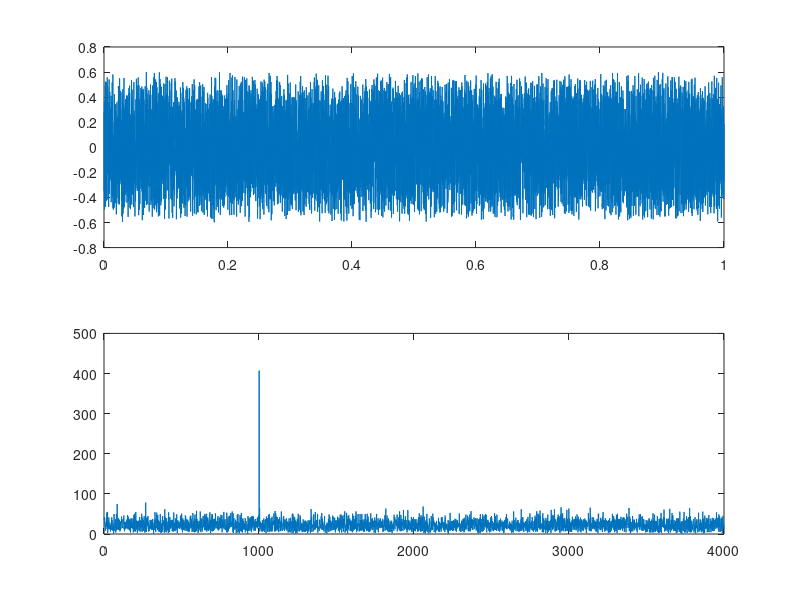

This chart was generated by the following MATLAB code:
% demonstration of FFT applied to filter out noise if the signal
% is a set of sinusoidals
% made by Chao Gao, 03.01.2011
clf;
t=linspace(0,1,8000);   % make 1 sec 8000 samples time line
sig = 0.1*sin(2*pi*1000*t); %0.05*sin(2*pi*800*t);    % signal, two sine waves
sound(sig,8000);        % sound the original signal
noise = rand(1,8000)-0.5;   % produce a noise, very strong
mixed = sig + noise;    % mix the noise with signal
figure(1)   
subplot(2,1,1)
plot(t, mixed);         % how does the mixed signal look like ?
sound(mixed,8000);      % sound the noisy signal
freq = fft(mixed)       % apply FFT
subplot(2,1,2);
plot(1:8000/2, abs(freq(1:4000)));  % check the frequency
ffreq = freq.*(abs(freq)>100);  % apply a filter
goodsound = ifft(ffreq);    % use IFFT convert the signal back to time domain
sound(goodsound,8000);  % sound the converted signal
